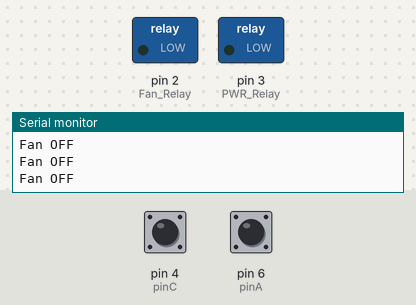
Recording of a sketch running on a simulated Arduino Uno, built with avr-gcc and run on an emulated ATmega328P. Shown: switched loads named in the sketch (green lamp = pin HIGH), the last lines printed to the serial monitor. The inputs (shaded band) are chosen by the test bench; at power-on: pin 4 (pinC) HIGH, pin 6 (pinA) HIGH.

Above: at 6.5 s.
6.6 s: pin 4 (pinC) pulsed LOW 5 times (0.12 s each, 0.3 s apart)
At 8.8 s:
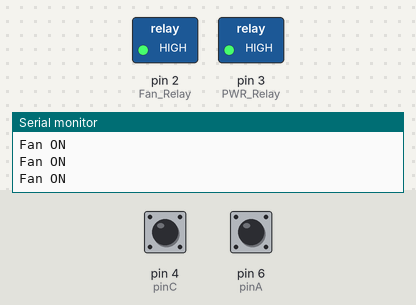
9.6 s: pin 4 (pinC) pulsed LOW 2 times (0.12 s each, 0.3 s apart)
At 9.9 s:
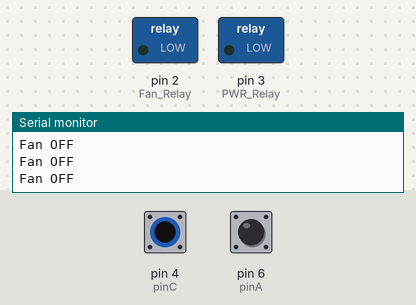
Timing chart, 0 to 12.6 s (numbered marks = the images above; inputs shaded):
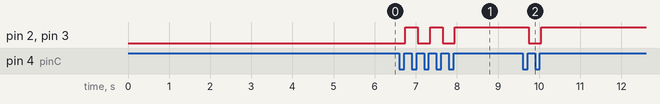

Measured:
- after the input at 6.6 s, pin 2 (Fan_Relay), pin 3 (PWR_Relay): alternates HIGH for 0.30 s and LOW for 0.30 s, 5 changes in all, then stays HIGH, starting after 0.15 s
- after the input at 9.6 s, pin 2 (Fan_Relay), pin 3 (PWR_Relay): HIGH → LOW after 0.15 s, → HIGH 0.30 s later

The sketch:

RelayTest.ino
```cpp
//Global Variables and Pin definitions
int PWR_Relay = 3;
int Fan_Relay = 2;
int pinA = 6; // Connected to CLK on KY-040
int pinB = 5; // Connected to DT on KY-040
int pinC = 4; // Connected to SW on KY-040
int encoderPosCount = 0;
int pinALast;
int aVal;
bool cVal = 1;
bool cVal_old = 1;
boolean bCW;
int FanCount=0;
int OvenCount=0;

void setup() {
  pinMode(PWR_Relay, OUTPUT);
  pinMode(Fan_Relay,OUTPUT);
  pinMode (pinA,INPUT);
  pinMode (pinB,INPUT);
  pinMode (pinC,INPUT);
  pinALast = digitalRead(pinA);
  Serial.begin (9600);
}

void loop() {
  //Rotary Encoder Controls
aVal = digitalRead(pinA);
if (aVal != pinALast){ // Means the knob is rotating
 // if the knob is rotating, we need to determine direction
 // We do that by reading pin B.
if (digitalRead(pinB) != aVal) { // Means pin A Changed first - We're Rotating Clockwise
encoderPosCount ++;
bCW = true;
}
else {// Otherwise B changed first and we're moving CCW
bCW = false;
encoderPosCount--;
}
Serial.print ("Rotated: ");
if (bCW){
Serial.println ("clockwise"); //Clockwise Rotation Case
}
else{
Serial.println("counterclockwise");
//Counter Clockwise Rotation Case
}
Serial.print("Encoder Position: ");
Serial.println(encoderPosCount);
}
pinALast = aVal;

//Push Button Controls
 cVal_old = cVal;
 delay(1);
 cVal = digitalRead(pinC);
if((cVal != cVal_old) && (cVal == 1)){
  Serial.println("Button pushed");
  //delay(500);
  FanCount++;
  Serial.println(FanCount);
 }
if (FanCount % 2 == 1) {
  Serial.println("Fan ON");
  digitalWrite(PWR_Relay, HIGH);
  digitalWrite(Fan_Relay, HIGH);
}
else if (FanCount % 2 == 0){
  Serial.println("Fan OFF");
  digitalWrite(PWR_Relay, LOW);
  digitalWrite(Fan_Relay, LOW);
}
}
```
